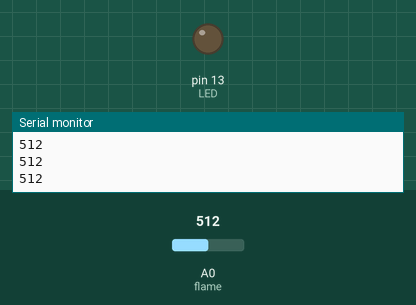
Bench run of a sketch on a simulated Arduino Uno, built with avr-gcc and run on an emulated ATmega328P. Shown: output pins drawn as LEDs (lit = HIGH), the last lines printed to the serial monitor. The inputs (shaded band) are chosen by the test bench; at power-on: A0 (flame) = 512.

Above: at 1.2 s.
1.3 s: A0 (flame) set to 591
2.8 s: A0 (flame) set to 607
At 3.9 s:
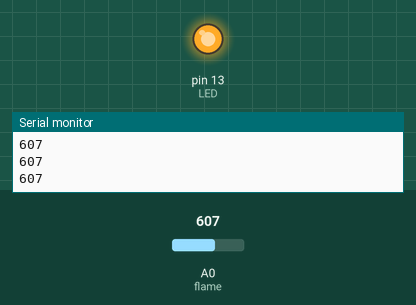
4.3 s: A0 (flame) set to 590
At 5.0 s:
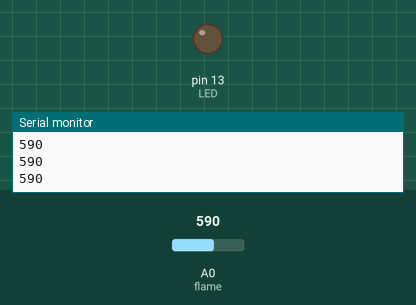
5.8 s: A0 (flame) set to 610
At 6.2 s:
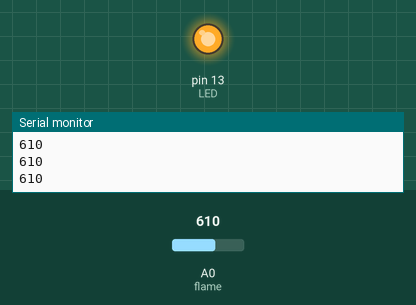
Timing chart, 0 to 8.3 s (numbered marks = the images above; inputs shaded):
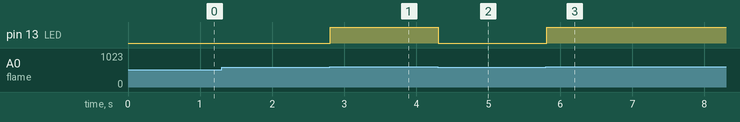

The sketch:

Flame_sensor.ino
```cpp
int flame=A0;
int LED=13;
int val=0;
void setup()
{ pinMode(LED,OUTPUT);
pinMode(flame,INPUT);
Serial.begin(9600);}
void loop()
{
  val=analogRead(flame);
  Serial.println(val);
if(val>=600)
  { digitalWrite(LED,HIGH); }
else
  { digitalWrite(LED,LOW); }
}
```

Measured:
- the behaviour switches between 599 and 600 on A0 (flame) (found by bisection; images 0 and 1)
- after the input at 2.8 s, pin 13 (LED): LOW → HIGH at once
- after the input at 4.3 s, pin 13 (LED): HIGH → LOW at once
- after the input at 5.8 s, pin 13 (LED): LOW → HIGH at once
